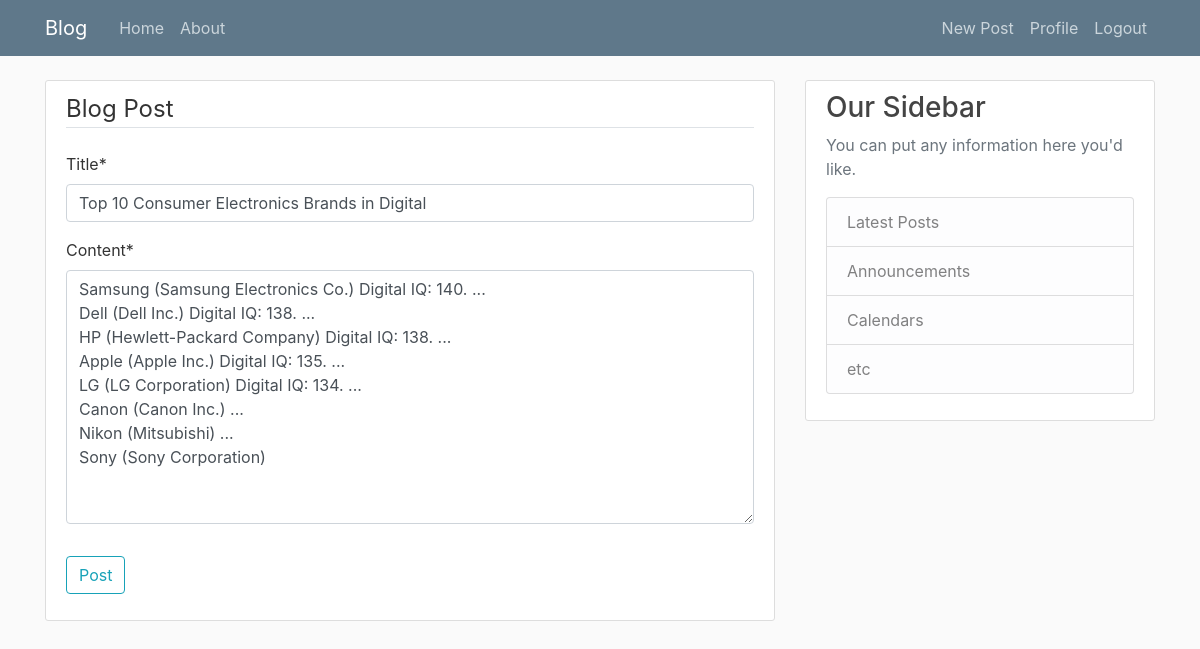
The app's page /post/26/update/ (signed in) with its own data.
### blog/models.py (models this page shows, shortened)
class Post(models.Model):
    CATEGORY = (
			('Politics', 'Politics'),
			('Travel', 'Travel'),
            ('Automation', 'Automation'),
			('History', 'History'),
            ('Technology', 'Technology'),
    )
    title = models.CharField(max_length=100)
    content = models.TextField()
    date_posted = models.DateTimeField(default=timezone.now,blank=True,null=True)
    author = models.ForeignKey(User , on_delete=models.CASCADE,blank=True,null=True)
    category = models.CharField(max_length=200, null=True,blank=True,choices=CATEGORY)

### blog/views.py (the view, shortened to what this page needs)
# urls.py: path('post/<int:pk>/update/', PostUpdateView.as_view(), name='post-update'),
class PostUpdateView(LoginRequiredMixin, UserPassesTestMixin, UpdateView):
    model = Post
    fields = ['title', 'content']
    def test_func(self):
        post = self.get_object()
        if self.request.user == post.author:
            return True
        return False

### blog/templates/blog/post_form.html (shortened to what this page needs)
{% extends "blog/base.html" %}
{% load crispy_forms_tags %}
{% block content %}
    <div class="content-section">
        <form method="POST">
            <fieldset class="form-group">
                <legend class="border-bottom mb-4">Blog Post</legend>
                {{ form|crispy }}
            </fieldset>
            <div class="form-group">
                <button class="btn btn-outline-info" type="submit">Post</button>
            </div>
        </form>
    </div>
{% endblock content %}

### blog/static/blog/main.css (style rules this page uses)
body { background: #fafafa; color: #333333; margin-top: 5rem; }
.content-section { background: #ffffff; padding: 10px 20px; border: 1px solid #dddddd; border-radius: 3px; margin-bottom: 20px; }

### records on screen
Post: title "Top 10 Consumer Electronics Brands in Digital", content "Samsung (Samsung Electronics Co.) Digital IQ: 140. ... Dell (Dell Inc.) Digital IQ: 138. ... HP (Hewlett-Packard Company) Digital IQ: 138. ... Apple (Apple Inc.) Digital IQ: 135. ... LG (LG Corporation) Digital IQ: 134. ... Canon (Canon Inc.) ... Nikon (Mitsubishi) ... Sony (Sony Corporation)"
